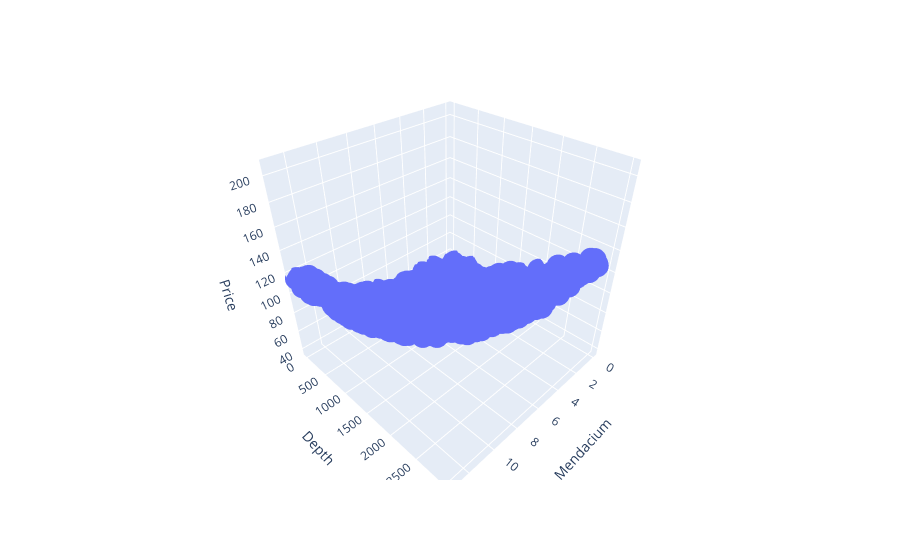

The cell this chart's notebook holds for it:
### Code cell
#first visulaisation
px.scatter_3d(df,x='Mendacium',y='Depth',z='Price')

### Figure 1 — Plotly figure (JSON) as saved in the notebook; plotly's stock layout.template omitted (floating-point values rounded to 4 significant figures; data arrays with more than 128 entries replaced by an {"elided": "..."} marker saying what was removed)
{"data": [{"hovertemplate": "Mendacium=%{x}<br>Depth=%{y}<br>Price=%{z}<extra></extra>", "legendgroup": "", "marker": {"color": "#636efa", "symbol": "circle"}, "mode": "markers", "name": "", "scene": "scene", "showlegend": false, "type": "scatter3d", "x": {"elided": "1000 float values"}, "y": {"elided": "1000 float values"}, "z": {"elided": "1000 float values"}}], "layout": {"legend": {"tracegroupgap": 0}, "margin": {"t": 60}, "scene": {"domain": {"x": [0, 1], "y": [0, 1]}, "xaxis": {"title": {"text": "Mendacium"}}, "yaxis": {"title": {"text": "Depth"}}, "zaxis": {"title": {"text": "Price"}}}}}
